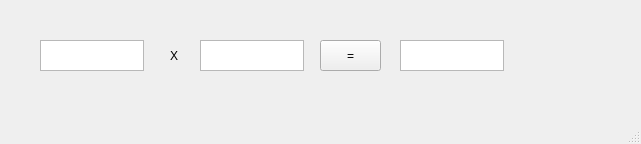
<?xml version="1.0" encoding="UTF-8"?>
<ui version="4.0">
 <class>MainWindow</class>
 <widget class="QMainWindow" name="MainWindow">
  <property name="geometry">
   <rect>
    <x>0</x>
    <y>0</y>
    <width>641</width>
    <height>144</height>
   </rect>
  </property>
  <property name="windowTitle">
   <string>MainWindow</string>
  </property>
  <widget class="QWidget" name="centralwidget">
   <widget class="QPlainTextEdit" name="pte01">
    <property name="geometry">
     <rect>
      <x>40</x>
      <y>40</y>
      <width>104</width>
      <height>31</height>
     </rect>
    </property>
   </widget>
   <widget class="QPlainTextEdit" name="pte02">
    <property name="geometry">
     <rect>
      <x>200</x>
      <y>40</y>
      <width>104</width>
      <height>31</height>
     </rect>
    </property>
   </widget>
   <widget class="QPlainTextEdit" name="pte03">
    <property name="geometry">
     <rect>
      <x>400</x>
      <y>40</y>
      <width>104</width>
      <height>31</height>
     </rect>
    </property>
   </widget>
   <widget class="QLabel" name="label">
    <property name="geometry">
     <rect>
      <x>170</x>
      <y>50</y>
      <width>56</width>
      <height>12</height>
     </rect>
    </property>
    <property name="text">
     <string>X</string>
    </property>
   </widget>
   <widget class="QPushButton" name="pb">
    <property name="geometry">
     <rect>
      <x>320</x>
      <y>40</y>
      <width>61</width>
      <height>31</height>
     </rect>
    </property>
    <property name="text">
     <string>=</string>
    </property>
   </widget>
  </widget>
  <widget class="QMenuBar" name="menubar">
   <property name="geometry">
    <rect>
     <x>0</x>
     <y>0</y>
     <width>641</width>
     <height>21</height>
    </rect>
   </property>
  </widget>
  <widget class="QStatusBar" name="statusbar"/>
 </widget>
 <resources/>
 <connections/>
</ui>
